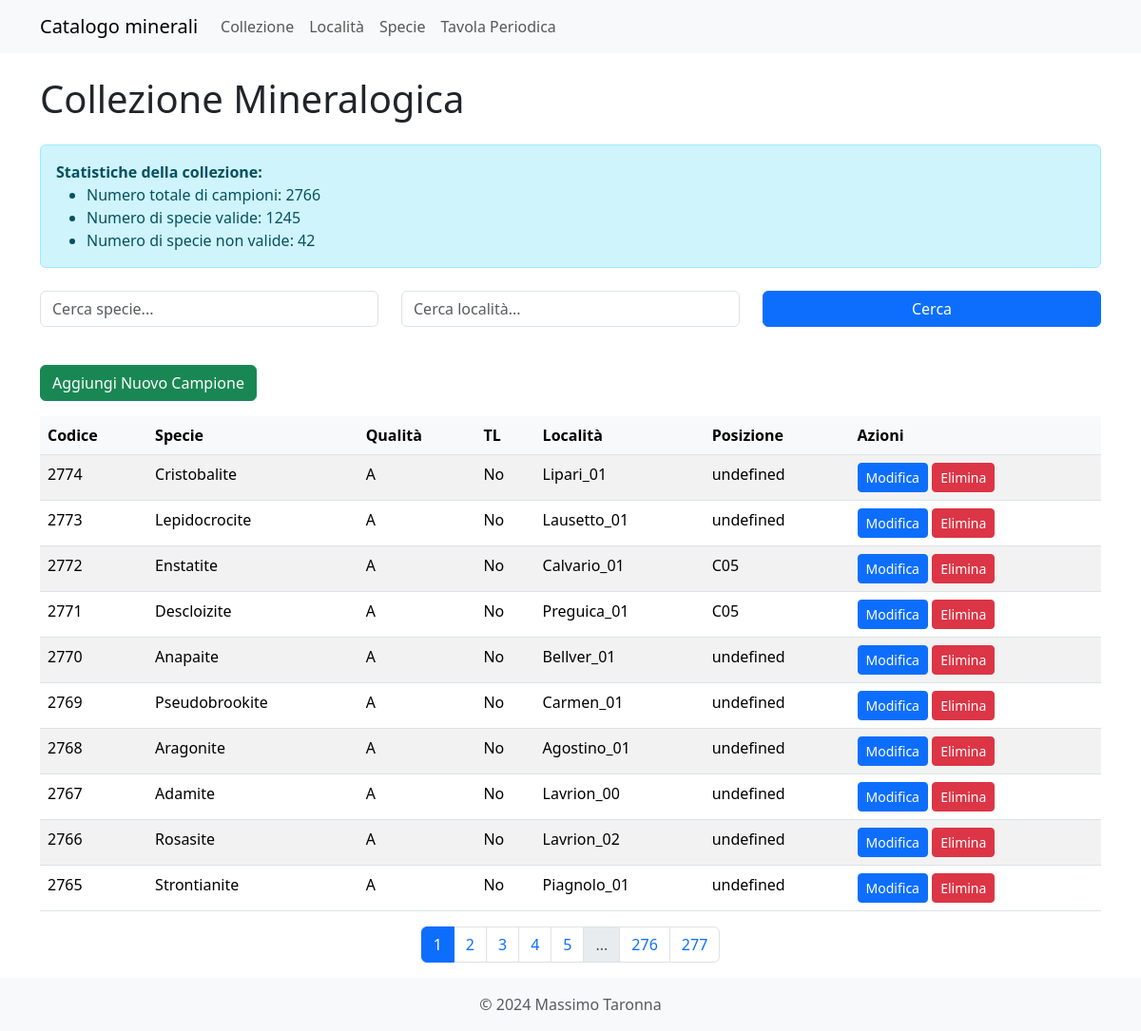
The page /collezione on the database its author committed.
### models.py (models this page shows, shortened)
class Collezione(db.Model, SerializerMixin):
    id = db.Column(db.Integer, primary_key=True)
    codice = db.Column(db.Integer, unique=True, nullable=False)
    posizione = db.Column(db.String(50))
    specie_id = db.Column(db.Integer, db.ForeignKey('specie.id', name='fk_collezione_specie'), nullable=True)
    specie_nome = db.Column(db.String(100))
    specie_non_valida = db.Column(db.String(100))
    varieta = db.Column(db.String(100))
    alias = db.Column(db.String(100))
    associazione = db.Column(db.String(100))
    cod_loc = db.Column(db.String(30), db.ForeignKey('localita.cod_loc', name='fk_collezione_localita'))
    dimensionamento = db.Column(db.String(50))
    qualita = db.Column(db.String(10))
    data_ins = db.Column(db.Date)
    data_acq = db.Column(db.Date)
    mod_acq = db.Column(db.String(50))
    acquisito_da = db.Column(db.String(100))
    costo = db.Column(db.Float)
    luogo_acq = db.Column(db.String(50))
    scambiato_per = db.Column(db.String(50))
    note = db.Column(db.Text)
    referenza = db.Column(db.String(100))
    descrizione = db.Column(db.String(200))
    fluor_lw = db.Column(db.String(20))
    fluor_sw = db.Column(db.String(20))
    radioattivo = db.Column(db.String(20))
    tl = db.Column(db.Boolean)
    specie_rel = db.relationship('Specie', back_populates='campioni')
    serialize_rules = ('-localita', '-specie_rel')

### app.py (the view)
@app.route('/collezione', methods=['GET'])
def collezione():
    page = request.args.get('page', 1, type=int)
    specie_search = request.args.get('specie-search', '')
    localita_search = request.args.get('localita-search', '')
    query = Collezione.query
    if specie_search:
        query = query.filter(Collezione.specie_nome.ilike(f'%{specie_search}%'))
    if localita_search:
        query = query.filter(Collezione.cod_loc.ilike(f'%{localita_search}%'))
    pagination = query.order_by(Collezione.codice.desc()).paginate(page=page, per_page=10, error_out=False)
    items = pagination.items
    total_campioni = query.count()
    specie_valide = db.session.query(func.count(func.distinct(Collezione.specie_id))).filter(Collezione.specie_id.isnot(None)).scalar()
    specie_non_valide = db.session.query(func.count(func.distinct(Collezione.specie_nome))).filter(Collezione.specie_id.is_(None)).scalar()
    return render_template('collezione.html',
                           items=items,
                           pagination=pagination,
                           total_campioni=total_campioni,
                           specie_valide=specie_valide,
                           specie_non_valide=specie_non_valide,
                           specie_search=specie_search,
                           localita_search=localita_search)

### app.py (called while the page is built)
@app.context_processor
def inject_specie_valide():
    specie_valide_count = db.session.query(func.count(func.distinct(Collezione.specie_id))).filter(Collezione.specie_id.isnot(None)).scalar()
    return {'specie_valide': specie_valide_count}

### templates/collezione.html (shortened to what this page needs)
{% extends "base.html" %}
{% block content %}
<h1 class="mb-4">Collezione Mineralogica</h1>
<div class="alert alert-info mb-4">
    <p class="mb-0"><strong>Statistiche della collezione:</strong></p>
    <ul class="mb-0">
        <li>Numero totale di campioni: {{ total_campioni }}</li>
        <li>Numero di specie valide: {{ specie_valide }}</li>
        <li>Numero di specie non valide: {{ specie_non_valide }}</li>
    </ul>
</div>
<form method="GET" class="mb-4">
    <div class="row">
        <div class="col-md-4 mb-3">
            <input type="text" id="specie-search" name="specie-search" class="form-control" placeholder="Cerca specie..." value="{{ specie_search }}">
        </div>
        <div class="col-md-4 mb-3">
            <input type="text" id="localita-search" name="localita-search" class="form-control" placeholder="Cerca località..." value="{{ localita_search }}">
        </div>
        <div class="col-md-4 mb-3">
            <button class="btn btn-primary w-100" type="submit">Cerca</button>
        </div>
    </div>
</form>
<a href="{{ url_for('new_collezione') }}" class="btn btn-success mb-3">Aggiungi Nuovo Campione</a>
<table class="table table-striped">
    <thead>
        <tr>
            <th>Codice</th>
            <th>Specie</th>
            <th>Qualità</th>
            <th>TL</th>
            <th>Località</th>
            <th>Posizione</th>
            <th>Azioni</th>
        </tr>
    </thead>
    <tbody>
        {% for item in items %}
        <tr>
            <td>{{ item.codice }}</td>
            <td>{{ item.specie_nome }}</td>
            <td>{{ item.qualita }}</td>
            <td>{{ "Sì" if item.tl else "No" }}</td>
            <td>{{ item.cod_loc }}</td>
            <td>{{ item.posizione }}</td>
            <td>
                <a href="{{ url_for('edit_collezione', id=item.id) }}" class="btn btn-sm btn-primary">Modifica</a>
                <button type="button" class="btn btn-sm btn-danger" data-bs-toggle="modal" data-bs-target="#deleteModal{{ item.id }}">
                    Elimina
                </button>
            </td>
        </tr>
        {% endfor %}
    </tbody>
</table>
{% if pagination.pages > 1 %}
<nav aria-label="Page navigation">
    <ul class="pagination justify-content-center">
        {% for page in pagination.iter_pages() %}
            {% if page %}
                {% if page != pagination.page %}
                    <li class="page-item">
                        <a class="page-link" href="{{ url_for('collezione', page=page, specie_search=specie_search, localita_search=localita_search) }}">{{ page }}</a>
                    </li>
                {% else %}
                    <li class="page-item active"><span class="page-link">{{ page }}</span></li>
                {% endif %}
            {% else %}
                <li class="page-item disabled"><span class="page-link">...</span></li>
            {% endif %}
        {% endfor %}
    </ul>
</nav>
{% endif %}
{% endblock %}

### templates/base.html (shortened to what this page needs)
<!DOCTYPE html>
<html lang="en">
<head>
    {% include 'includes/head.html' %}
</head>
<body>
    {% include 'includes/navbar.html' %}
    <div class="container mt-4">
        {% block content %}{% endblock %}
    </div>
    {% include 'includes/footer.html' %}
</body>
</html>

### templates/includes/head.html (shortened to what this page needs)
<link href="https://cdn.jsdelivr.net/npm/bootstrap@5.3.3/dist/css/bootstrap.min.css" rel="stylesheet">
<link href="{{ url_for('static', filename='styles/style.css') }}" rel="stylesheet">
<link rel="stylesheet" href="https://cdn.jsdelivr.net/npm/autocomplete.js/dist/autocomplete.min.css">

### templates/includes/navbar.html (shortened to what this page needs)
<nav class="navbar navbar-expand-lg navbar-light bg-light">
    <div class="container">
        <a class="navbar-brand" href="{{ url_for('index') }}">Catalogo minerali</a>
        <div class="collapse navbar-collapse" id="navbarNav">
            <ul class="navbar-nav">
                <li class="nav-item">
                    <a class="nav-link" href="{{ url_for('collezione') }}">Collezione</a>
                </li>
                <li class="nav-item">
                    <a class="nav-link" href="{{ url_for('localita') }}">Località</a>
                </li>
                <li class="nav-item">
                    <a class="nav-link" href="{{ url_for('specie') }}">Specie</a>
                </li>
                <li class="nav-item">
                    <a class="nav-link" href="{{ url_for('tavola_periodica') }}">Tavola Periodica</a>
                </li>
            </ul>
        </div>
    </div>
</nav>

### templates/includes/footer.html
<footer class="footer mt-auto py-3 bg-light">
    <div class="container text-center">
        <span class="text-muted">© 2024 Massimo Taronna</span>
    </div>
</footer>

### static/styles/style.css (style rules this page uses)
.table-striped tbody tr:nth-of-type(odd) { background-color: rgba(0, 0, 0, .05); }
.table th { background-color: #f8f9fa; }

### rows shown on the page
Collezione: codice "2774", specie_nome "Cristobalite", qualita "A", tl "No", cod_loc "Lipari_01", posizione "undefined"
Collezione: codice "2773", specie_nome "Lepidocrocite", qualita "A", tl "No", cod_loc "Lausetto_01", posizione "undefined"
Collezione: codice "2772", specie_nome "Enstatite", qualita "A", tl "No", cod_loc "Calvario_01", posizione "C05"
Collezione: codice "2771", specie_nome "Descloizite", qualita "A", tl "No", cod_loc "Preguica_01", posizione "C05"
Collezione: codice "2770", specie_nome "Anapaite", qualita "A", tl "No", cod_loc "Bellver_01", posizione "undefined"
Collezione: codice "2769", specie_nome "Pseudobrookite", qualita "A", tl "No", cod_loc "Carmen_01", posizione "undefined"
Collezione: codice "2768", specie_nome "Aragonite", qualita "A", tl "No", cod_loc "Agostino_01", posizione "undefined"
Collezione: codice "2767", specie_nome "Adamite", qualita "A", tl "No", cod_loc "Lavrion_00", posizione "undefined"
Collezione: codice "2766", specie_nome "Rosasite", qualita "A", tl "No", cod_loc "Lavrion_02", posizione "undefined"
Collezione: codice "2765", specie_nome "Strontianite", qualita "A", tl "No", cod_loc "Piagnolo_01", posizione "undefined"

### other values the page prints
{{ total_campioni }} "2766"
{{ specie_valide }} "1245"
{{ specie_non_valide }} "42"
{{ page }} "1"
{{ page }} "2" "3" "4" "5" "276" "277"
